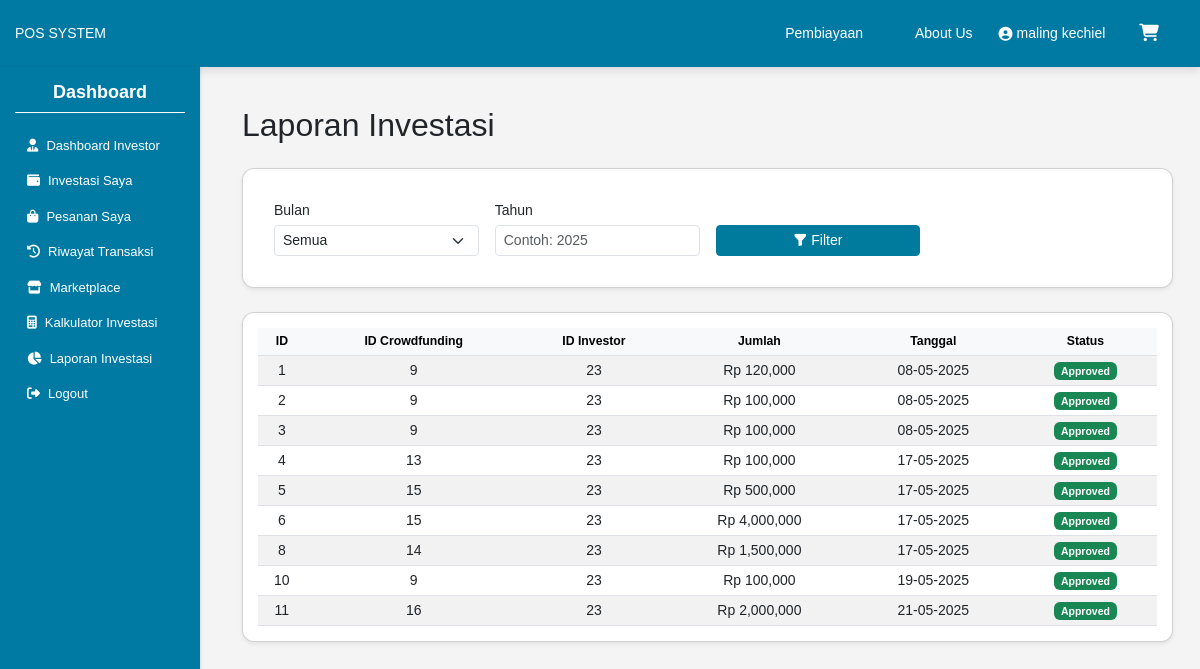
The app's page /investor/laporan-investasi (signed in) with its own data.
### tables this page shows
CREATE TABLE investments (
    id INTEGER PRIMARY KEY AUTOINCREMENT,
    crowdfunding_id INTEGER,
    investor_id INTEGER,
    amount REAL,
    created_at TEXT,
    FOREIGN KEY (crowdfunding_id) REFERENCES crowdfunding_requests(id)
);

### hello.py (the view)
@app.route("/investor/laporan-investasi")
def laporan_investasi_investor():
    if 'user_id' not in session:
        return redirect(url_for('login'))
    investor_id = session['user_id']
    bulan = request.args.get('bulan')
    tahun = request.args.get('tahun')
    conn = get_db_connection()
    cursor = conn.cursor()
    query = "SELECT * FROM investments WHERE investor_id = ?"
    params = [investor_id]
    bulan_mapping = {
        "Januari": "01",
        "Februari": "02",
        "Maret": "03",
        "April": "04",
        "Mei": "05",
        "Juni": "06",
        "Juli": "07",
        "Agustus": "08",
        "September": "09",
        "Oktober": "10",
        "November": "11",
        "Desember": "12"
    }
    if bulan and bulan.lower() != "semua":
        bulan_angka = bulan_mapping.get(bulan)
        if bulan_angka:
            query += " AND strftime('%m', created_at) = ?"
            params.append(bulan_angka)
    if tahun and tahun.strip():
        query += " AND strftime('%Y', created_at) = ?"
        params.append(tahun)
    cursor.execute(query, params)
    rows = cursor.fetchall()
    conn.close()
    formatted_data = []
    for row in rows:
        row = dict(row)
        try:
            date_obj = datetime.strptime(row['created_at'], '%Y-%m-%d %H:%M:%S')
            row['formatted_date'] = date_obj.strftime('%d-%m-%Y')
        except:
            row['formatted_date'] = row['created_at']
        row['status'] = "Approved"  # Atau ambil dari tabel lain jika ada
        formatted_data.append(row)
    return render_template("investor_laporan_investasi.html", investment_reports=formatted_data,
                           bulan_dipilih=bulan, tahun_dipilih=tahun)

### database.py (called while the page is built)
def get_db_connection():
    conn = sqlite3.connect(DATABASE_NAME)
    conn.row_factory = sqlite3.Row  # Mengembalikan hasil dalam bentuk dictionary
    return conn

### templates/investor_laporan_investasi.html (shortened to what this page needs)
{% extends 'dashboard.html' %}
{% block content %}
<div class="container py-4">
    <h2 class="mb-4">Laporan Investasi</h2>
    <div class="card mb-4 shadow-sm">
        <div class="card-body">
            <form method="get" class="row gy-2 gx-3 align-items-end">
                <div class="col-md-3">
                    <label for="bulan" class="form-label mb-1">Bulan</label>
                    <select name="bulan" id="bulan" class="form-select form-select-sm">
                        <option value="">Semua</option>
                        {% set daftar_bulan = ['Januari', 'Februari', 'Maret', 'April', 'Mei', 'Juni', 'Juli', 'Agustus', 'September', 'Oktober', 'November', 'Desember'] %}
                    </select>
                </div>
                <div class="col-md-3">
                    <label for="tahun" class="form-label mb-1">Tahun</label>
                    <input type="text" name="tahun" id="tahun" class="form-control form-control-sm" placeholder="Contoh: 2025">
                </div>
                <div class="col-md-3">
                    <button type="submit" class="btn btn-sm btn-primary w-100">
                        <i class="bi bi-funnel-fill"></i> Filter
                    </button>
                </div>
            </form>
        </div>
    </div>
    <div class="card shadow-sm">
        <div class="card-body p-0">
            {% if investment_reports %}
            <div class="table-responsive">
                <table class="table table-striped table-hover table-sm mb-0 align-middle text-center">
                    <thead class="table-light small">
                        <tr>
                            <th>ID</th>
                            <th>ID Crowdfunding</th>
                            <th>ID Investor</th>
                            <th>Jumlah</th>
                            <th>Tanggal</th>
                            <th>Status</th>
                        </tr>
                    </thead>
                    <tbody>
                        {% for inv in investment_reports %}
                        <tr>
                            <td>{{ inv.id }}</td>
                            <td>{{ inv.crowdfunding_id }}</td>
                            <td>{{ inv.investor_id }}</td>
                            <td>Rp {{ "{:,.0f}".format(inv.amount) }}</td>
                            <td>{{ inv.formatted_date }}</td>
                            <td>
                                <span class="badge bg-success">Approved</span>
                            </td>
                        </tr>
                        {% endfor %}
                    </tbody>
                </table>
            </div>
            {% else %}
                <p class="text-muted text-center m-4">Tidak ada data investasi untuk filter yang dipilih.</p>
            {% endif %}
        </div>
    </div>
</div>
{% endblock %}

### static/css/dashboard.css (style rules this page uses)
body { font-family: 'Poppins', Arial, sans-serif; font-size: 14px; margin: 0; padding: 0; box-sizing: border-box; background-color: #f4f4f4; }
.card { border-radius: 12px; box-shadow: 0 4px 12px rgba(0, 0, 0, 0.05); padding: 15px; background-color: white; margin-bottom: 20px; transition: all 0.3s ease; }

### records on screen
investments: id "1", crowdfunding_id "9", investor_id "23", amount "120,000", formatted_date "08-05-2025"
investments: id "2", crowdfunding_id "9", investor_id "23", amount "100,000", formatted_date "08-05-2025"
investments: id "3", crowdfunding_id "9", investor_id "23", amount "100,000", formatted_date "08-05-2025"
investments: id "4", crowdfunding_id "13", investor_id "23", amount "100,000", formatted_date "17-05-2025"
investments: id "5", crowdfunding_id "15", investor_id "23", amount "500,000", formatted_date "17-05-2025"
investments: id "6", crowdfunding_id "15", investor_id "23", amount "4,000,000", formatted_date "17-05-2025"
investments: id "8", crowdfunding_id "14", investor_id "23", amount "1,500,000", formatted_date "17-05-2025"
investments: id "10", crowdfunding_id "9", investor_id "23", amount "100,000", formatted_date "19-05-2025"
investments: id "11", crowdfunding_id "16", investor_id "23", amount "2,000,000", formatted_date "21-05-2025"

### other values on screen
{{ session['fullname'] }} "maling kechiel"
